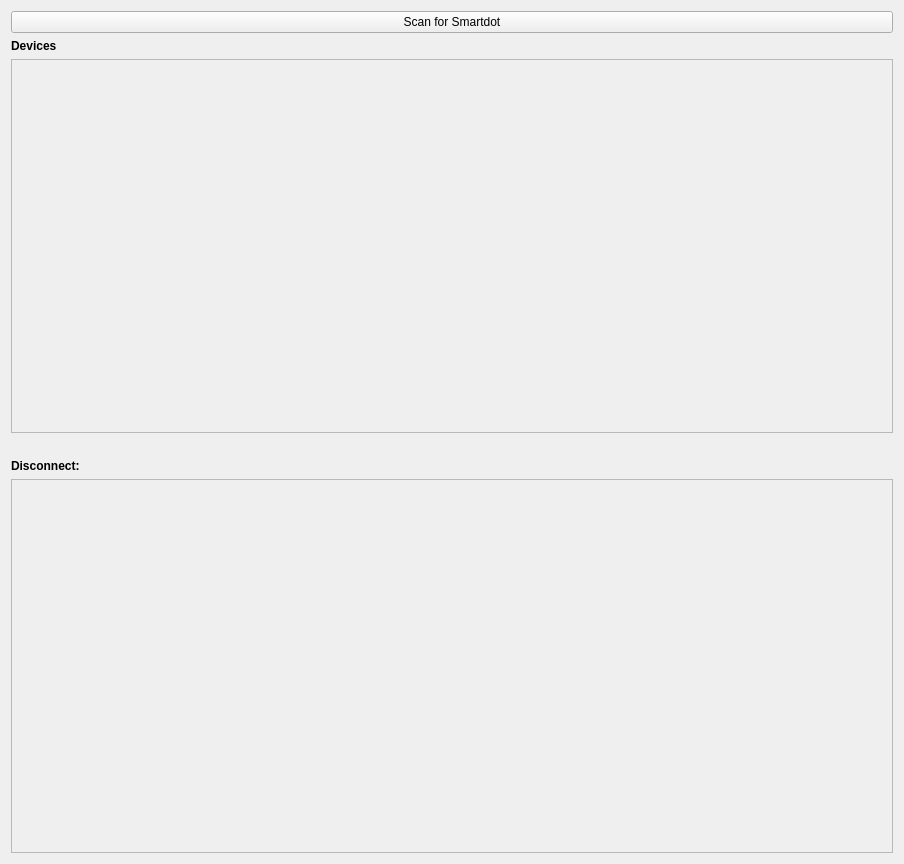
<?xml version="1.0" encoding="UTF-8"?>
<ui version="4.0">
 <class>Form</class>
 <widget class="QWidget" name="Form">
  <property name="geometry">
   <rect>
    <x>0</x>
    <y>0</y>
    <width>904</width>
    <height>864</height>
   </rect>
  </property>
  <property name="windowTitle">
   <string>Form</string>
  </property>
  <layout class="QVBoxLayout" name="verticalLayout">
   <item>
    <widget class="QPushButton" name="startScan">
     <property name="text">
      <string>Scan for Smartdot</string>
     </property>
    </widget>
   </item>
   <item>
    <widget class="QLabel" name="lblHeader">
     <property name="font">
      <font>
       <weight>75</weight>
       <bold>true</bold>
      </font>
     </property>
     <property name="text">
      <string>Devices</string>
     </property>
    </widget>
   </item>
   <item>
    <widget class="QScrollArea" name="conDevices">
     <property name="widgetResizable">
      <bool>true</bool>
     </property>
     <widget class="QWidget" name="scrollAreaWidgetContents">
      <property name="geometry">
       <rect>
        <x>0</x>
        <y>0</y>
        <width>878</width>
        <height>360</height>
       </rect>
      </property>
     </widget>
    </widget>
   </item>
   <item>
    <widget class="QLabel" name="lblStatus">
     <property name="text">
      <string/>
     </property>
    </widget>
   </item>
   <item>
    <widget class="QLabel" name="lblDisconnectHeader">
     <property name="font">
      <font>
       <weight>75</weight>
       <bold>true</bold>
      </font>
     </property>
     <property name="text">
      <string>Disconnect:</string>
     </property>
    </widget>
   </item>
   <item>
    <widget class="QScrollArea" name="conDisconnectDevices">
     <property name="widgetResizable">
      <bool>true</bool>
     </property>
     <widget class="QWidget" name="scrollAreaWidgetContentsDisconnect">
      <property name="geometry">
       <rect>
        <x>0</x>
        <y>0</y>
        <width>878</width>
        <height>360</height>
       </rect>
      </property>
     </widget>
    </widget>
   </item>
  </layout>
 </widget>
 <resources/>
 <connections/>
</ui>
